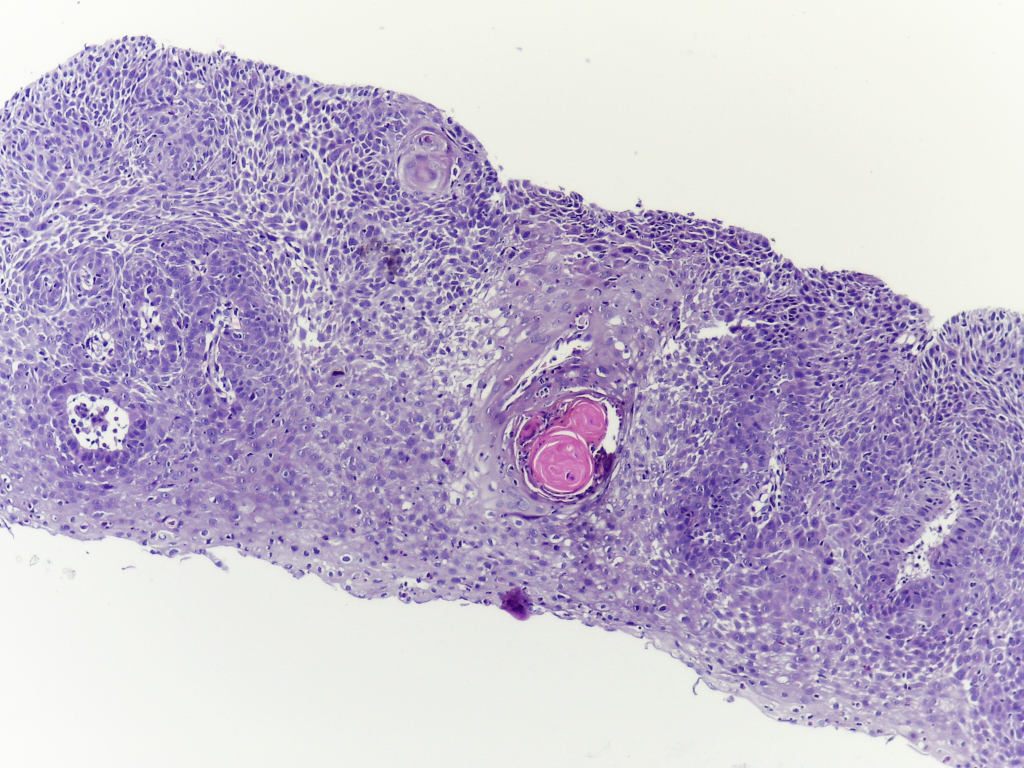
#> input picture Basic_Image_Analysis/Resize the Image/OSCC_100x_1.jpg, 2048 x 1536 px, found by its file name (shown at 1/2 size)
$ python resize_image.py
#> lines starting #> are read from the running program, lines starting #| are printed output that depends on the picture
# Resizing an image means changing its dimensions (height and width) to a specified size,
# often to fit a particular display or model input requirements.
# It affects memory size by adjusting the number of pixels and channels,
# reducing or increasing the image's memory consumption accordingly.
#%%
import cv2
import numpy as np
import matplotlib.pyplot as plt

# %%
# Load an image using 'imread' specifying the path to image
file_path='D:\Computer Vision\CV2 based Projects\Basic_Image_Analysis\Resize the Image\OSCC_100x_1.jpg'
input_BGR=cv2.imread(file_path) # image in BGR format
#> input_BGR is the input picture: shape (1536, 2048, 3); mean B, G, R 205.6, 182.7, 192.8
print('Original Image shape:',input_BGR.shape)
#| Original Image shape: (1536, 2048, 3)
input_resize=cv2.resize(input_BGR,(500,500))
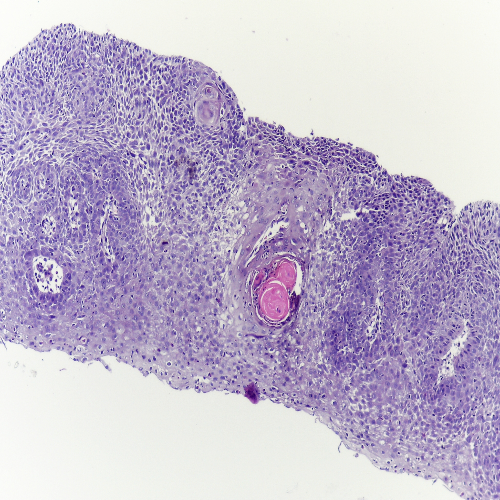
#> input_resize: shape (500, 500, 3); mean B, G, R 205.5, 182.6, 192.7
print('Resized Image shape:',input_resize.shape)
#| Resized Image shape: (500, 500, 3)


# Step 2: scaling down the image
scale_percent = 0.5 # 50 percent of original size

width_change = int(input_BGR.shape[1] * scale_percent)
#> width_change = 1024
height_change=int(input_BGR.shape[0] * scale_percent)
#> height_change = 768

input_scale_down=cv2.resize(input_BGR,(height_change,width_change))
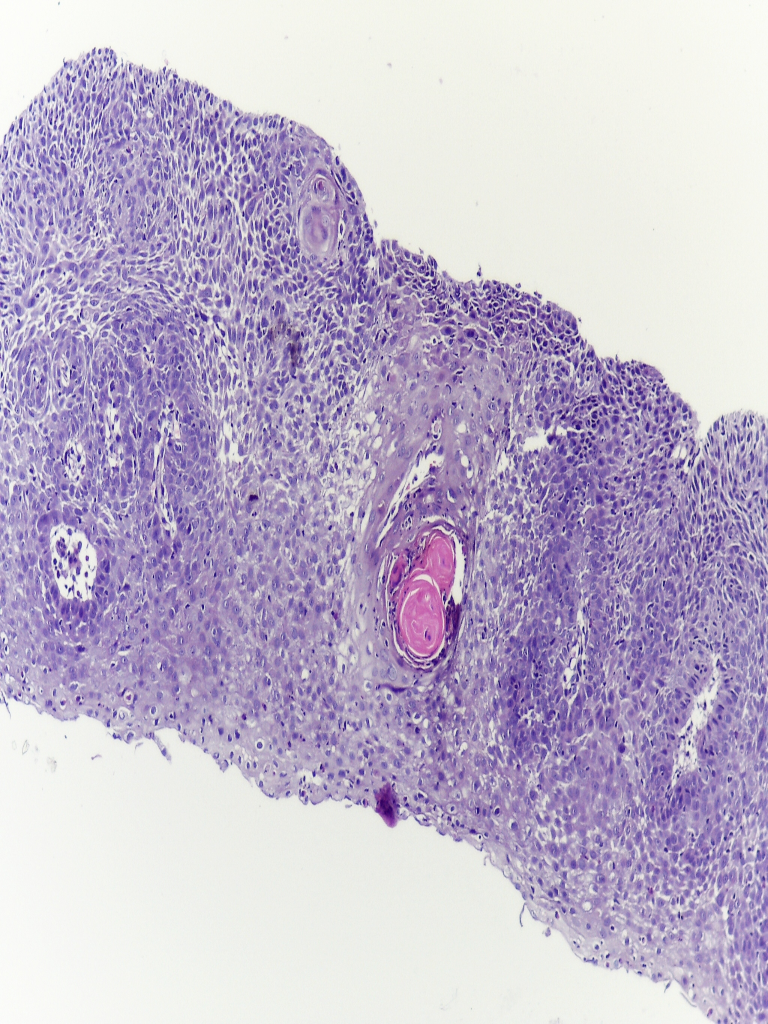
#> input_scale_down: shape (1024, 768, 3); mean B, G, R 205.5, 182.6, 192.7

# step 3 scaling up the image

scale_percent=1.5

width_change = int(input_BGR.shape[1] * scale_percent)
#> width_change = 3072
height_change=int(input_BGR.shape[0] * scale_percent)
#> height_change = 2304


input_scale_up=cv2.resize(input_BGR,(height_change,width_change))

# step 4
fig,axs=plt.subplots(1,3,figsize=(10,5))
axs[0].imshow(input_BGR)
axs[0].set_title('Original Image in BGR format')

axs[1].imshow(input_scale_down)
axs[1].set_title('scale  down of original Image')

axs[2].imshow(input_scale_up)
axs[2].set_title('scale up of original Image')

plt.show()
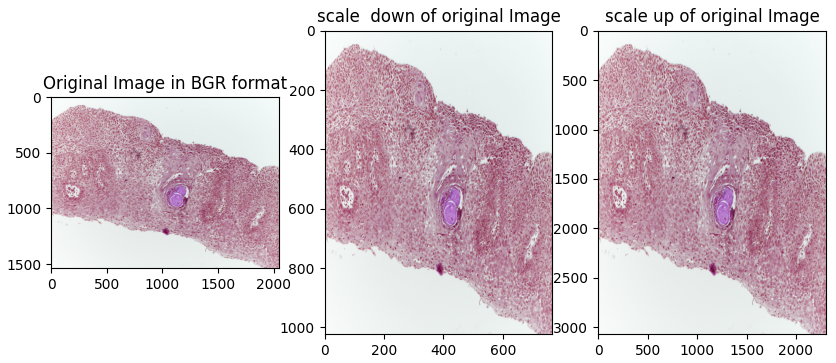
#> figure drawn by matplotlib, 3 panels; B, G, R data is drawn as R, G, B
plt.tight_layout()
# # %%

# %%
cv2.imwrite('D:\Computer Vision\CV2 based Projects\Basic_Image_Analysis\Resize the Image\input_scale_down.jpg',input_scale_down)
cv2.imwrite('D:\Computer Vision\CV2 based Projects\Basic_Image_Analysis\Resize the Image\input_scale_up.png',input_scale_up)


# %%
# find memory size of each image
input_BGR.size/1024
print( " input image Size in KB:",input_BGR.size/1024)
#|  input image Size in KB: 9216.0
print("scaling up image size in KB:",input_scale_up.size/1024)
#| scaling up image size in KB: 20736.0
print("scaling down image in KB: ",input_scale_down.size/1024)
#| scaling down image in KB:  2304.0

# %%
